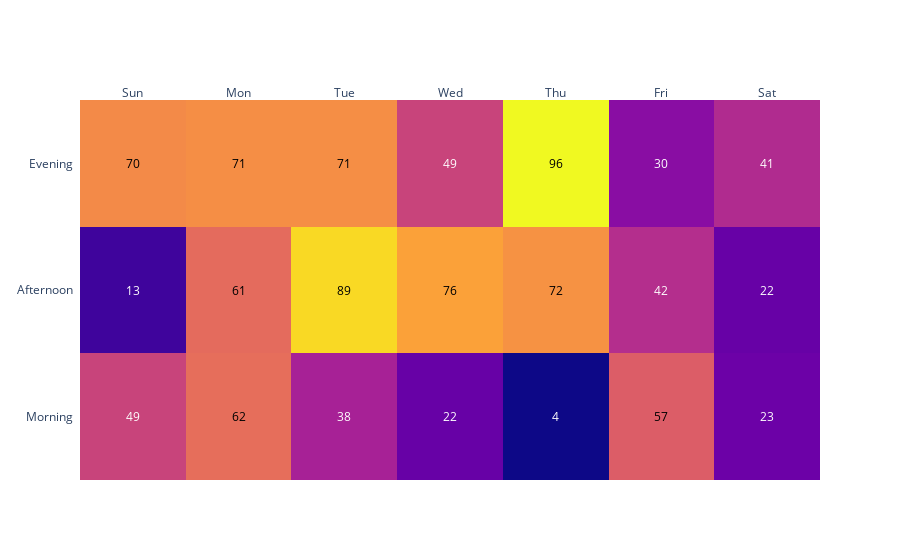

Notebook code for this chart:
### Code cell
fig = ff.create_annotated_heatmap(x=w,y=t,z=n)
fig.show()

### Figure 1 — Plotly figure (JSON) as saved in the notebook; plotly's stock layout.template omitted (floating-point values rounded to 4 significant figures)
{"data": [{"colorscale": [[0, "#0d0887"], [0.1111, "#46039f"], [0.2222, "#7201a8"], [0.3333, "#9c179e"], [0.4444, "#bd3786"], [0.5556, "#d8576b"], [0.6667, "#ed7953"], [0.7778, "#fb9f3a"], [0.8889, "#fdca26"], [1, "#f0f921"]], "reversescale": false, "showscale": false, "type": "heatmap", "x": ["Sun", "Mon", "Tue", "Wed", "Thu", "Fri", "Sat"], "y": ["Morning", "Afternoon", "Evening"], "z": [[49, 62, 38, 22, 4, 57, 23], [13, 61, 89, 76, 72, 42, 22], [70, 71, 71, 49, 96, 30, 41]]}], "layout": {"annotations": [{"font": {"color": "#FFFFFF"}, "showarrow": false, "text": "49", "x": "Sun", "xref": "x", "y": "Morning", "yref": "y"}, {"font": {"color": "#000000"}, "showarrow": false, "text": "62", "x": "Mon", "xref": "x", "y": "Morning", "yref": "y"}, {"font": {"color": "#FFFFFF"}, "showarrow": false, "text": "38", "x": "Tue", "xref": "x", "y": "Morning", "yref": "y"}, {"font": {"color": "#FFFFFF"}, "showarrow": false, "text": "22", "x": "Wed", "xref": "x", "y": "Morning", "yref": "y"}, {"font": {"color": "#FFFFFF"}, "showarrow": false, "text": "4", "x": "Thu", "xref": "x", "y": "Morning", "yref": "y"}, {"font": {"color": "#000000"}, "showarrow": false, "text": "57", "x": "Fri", "xref": "x", "y": "Morning", "yref": "y"}, {"font": {"color": "#FFFFFF"}, "showarrow": false, "text": "23", "x": "Sat", "xref": "x", "y": "Morning", "yref": "y"}, {"font": {"color": "#FFFFFF"}, "showarrow": false, "text": "13", "x": "Sun", "xref": "x", "y": "Afternoon", "yref": "y"}, {"font": {"color": "#000000"}, "showarrow": false, "text": "61", "x": "Mon", "xref": "x", "y": "Afternoon", "yref": "y"}, {"font": {"color": "#000000"}, "showarrow": false, "text": "89", "x": "Tue", "xref": "x", "y": "Afternoon", "yref": "y"}, {"font": {"color": "#000000"}, "showarrow": false, "text": "76", "x": "Wed", "xref": "x", "y": "Afternoon", "yref": "y"}, {"font": {"color": "#000000"}, "showarrow": false, "text": "72", "x": "Thu", "xref": "x", "y": "Afternoon", "yref": "y"}, {"font": {"color": "#FFFFFF"}, "showarrow": false, "text": "42", "x": "Fri", "xref": "x", "y": "Afternoon", "yref": "y"}, {"font": {"color": "#FFFFFF"}, "showarrow": false, "text": "22", "x": "Sat", "xref": "x", "y": "Afternoon", "yref": "y"}, {"font": {"color": "#000000"}, "showarrow": false, "text": "70", "x": "Sun", "xref": "x", "y": "Evening", "yref": "y"}, {"font": {"color": "#000000"}, "showarrow": false, "text": "71", "x": "Mon", "xref": "x", "y": "Evening", "yref": "y"}, {"font": {"color": "#000000"}, "showarrow": false, "text": "71", "x": "Tue", "xref": "x", "y": "Evening", "yref": "y"}, {"font": {"color": "#FFFFFF"}, "showarrow": false, "text": "49", "x": "Wed", "xref": "x", "y": "Evening", "yref": "y"}, {"font": {"color": "#000000"}, "showarrow": false, "text": "96", "x": "Thu", "xref": "x", "y": "Evening", "yref": "y"}, {"font": {"color": "#FFFFFF"}, "showarrow": false, "text": "30", "x": "Fri", "xref": "x", "y": "Evening", "yref": "y"}, {"font": {"color": "#FFFFFF"}, "showarrow": false, "text": "41", "x": "Sat", "xref": "x", "y": "Evening", "yref": "y"}], "xaxis": {"dtick": 1, "gridcolor": "rgb(0, 0, 0)", "side": "top", "ticks": ""}, "yaxis": {"dtick": 1, "ticks": "", "ticksuffix": "  "}}}
